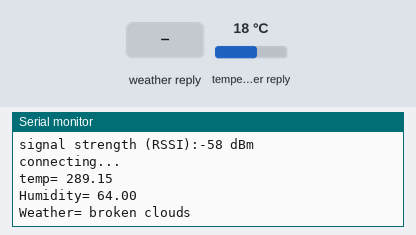
This sketch was run on a simulated ESP8266 (NodeMCU). Parts: the last lines printed to the serial monitor. Inputs (shaded band) come from the test bench; at power-on: temperature in the weather reply 18 °C. WiFi joins after 1.5 s; servers stay silent unless stated; web services answer with replies made up by the test bench.

Above: at 2.7 s.
2.8 s: weather in the web reply set to Clear
At 13.0 s:
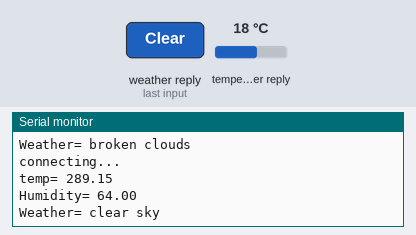
13.9 s: weather in the web reply set to Rain
At 23.1 s:
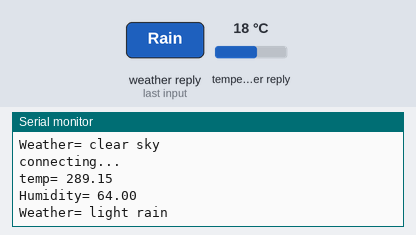
23.9 s: weather in the web reply set to Snow
At 33.2 s:
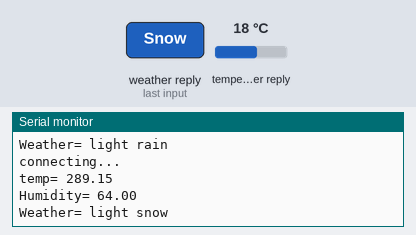
33.9 s: weather in the web reply set to Thunderstorm
At 43.7 s:
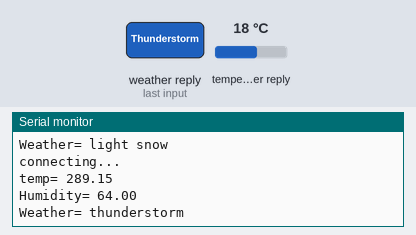
44.0 s: weather in the web reply set to Mist
At 52.8 s:
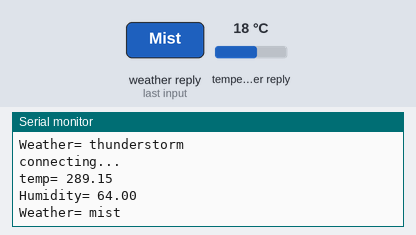

The sketch:

OpenWeatherMapESP8266.ino
```cpp
/*
  * Adapted from code written by Emmanuel Odunlade
  *
  */

#include <ArduinoJson.h>
#include <ESP8266WiFi.h>
#include <WiFiClient.h>

// Replace with your SSID and password details
char ssid[] = "Your WiFi name";
char pass[] = "Your WiFi password";

WiFiClient client;

// Open Weather Map API server name
const char server[] = "api.openweathermap.org";

// Replace the next line to match your city and 2 letter country code
String nameOfCity = "Estes Park,US";


// Replace the next line with your API Key
String apiKey = "Your Key Here";

String text;

int jsonend = 0;
boolean startJson = false;
int status = WL_IDLE_STATUS;
/*
int rainLed = 2;  // Indicates rain
int clearLed = 3; // Indicates clear sky or sunny
int snowLed = 4;  // Indicates snow
int hailLed = 5;  // Indicates hail
*/
#define JSON_BUFF_DIMENSION 2500

unsigned long lastConnectionTime = 10 * 1000;     // last time you connected to the server, in milliseconds
const unsigned long postInterval = 10* 1000;  // posting interval of 10 minutes  (10L * 1000L; 10 seconds delay for testing)

void setup() {

  Serial.begin(9600);

  text.reserve(JSON_BUFF_DIMENSION);

  WiFi.begin(ssid,pass);
  Serial.println("connecting");
  while (WiFi.status() != WL_CONNECTED) {
    delay(500);
    Serial.print(".");
  }
  Serial.println("WiFi Connected");
  printWiFiStatus();
}

void loop() {
  //OWM requires 10mins between request intervals
  //check if 10mins has passed then conect again and pull
  if (millis() - lastConnectionTime > postInterval) {
    // note the time that the connection was made:
    lastConnectionTime = millis();
    makehttpRequest();
  }
}

// print Wifi status
void printWiFiStatus() {
  // print the SSID of the network you're attached to:
  Serial.print("SSID: ");
  Serial.println(WiFi.SSID());

  // print your WiFi shield's IP address:
  IPAddress ip = WiFi.localIP();
  Serial.print("IP Address: ");
  Serial.println(ip);

  // print the received signal strength:
  long rssi = WiFi.RSSI();
  Serial.print("signal strength (RSSI):");
  Serial.print(rssi);
  Serial.println(" dBm");
}

// to request data from OWM
void makehttpRequest() {
  // close any connection before send a new request to allow client make connection to server
  client.stop();

  // if there's a successful connection:
  if (client.connect(server, 80)) {
     Serial.println("connecting...");
    // send the HTTP PUT request:
    client.println("GET /data/2.5/forecast?q=" + nameOfCity + "&APPID=" + apiKey + "&mode=json&units=metric&cnt=2 HTTP/1.1");
    client.println("Host: api.openweathermap.org");
    client.println("User-Agent: ArduinoWiFi/1.1");
    client.println("Connection: close");
    client.println();

    unsigned long timeout = millis();
    while (client.available() == 0) {
      if (millis() - timeout > 5000) {
        Serial.println(">>> Client Timeout !");
        client.stop();
        return;
      }
    }

    char c = 0;
    while (client.available()) {
      c = client.read();
      // since json contains equal number of open and close curly brackets, this means we can determine when a json is completely received  by counting
      // the open and close occurences,
      //Serial.print(c);
      if (c == '{') {
        startJson = true;         // set startJson true to indicate json message has started
        jsonend++;
      }
      if (c == '}') {
        jsonend--;
      }
      if (startJson == true) {
        text += c;
      }
      // if jsonend = 0 then we have have received equal number of curly braces
      if (jsonend == 0 && startJson == true) {
        parseJson(text.c_str());  // parse c string text in parseJson function
        text = "";                // clear text string for the next time
        startJson = false;        // set startJson to false to indicate that a new message has not yet started
      }
    }
  }
  else {
    // if no connction was made:
    Serial.println("connection failed");
    return;
  }
}

//to parse json data recieved from OWM
void parseJson(const char * jsonString) {
  //StaticJsonBuffer<4000> jsonBuffer;
  const size_t bufferSize = 2*JSON_ARRAY_SIZE(1) + JSON_ARRAY_SIZE(2) + 4*JSON_OBJECT_SIZE(1) + 3*JSON_OBJECT_SIZE(2) + 3*JSON_OBJECT_SIZE(4) + JSON_OBJECT_SIZE(5) + 2*JSON_OBJECT_SIZE(7) + 2*JSON_OBJECT_SIZE(8) + 720;
  DynamicJsonBuffer jsonBuffer(bufferSize);

  // FIND FIELDS IN JSON TREE
  JsonObject& root = jsonBuffer.parseObject(jsonString);
  if (!root.success()) {
    Serial.println("parseObject() failed");
    return;
  }

  JsonArray& list = root["list"];
  JsonObject& nowT = list[0];
  JsonObject& later = list[1];

  // including temperature and humidity for those who may wish to hack it in

  String city = root["city"]["name"];

  float tempNow = nowT["main"]["temp"];
  float humidityNow = nowT["main"]["humidity"];
  String weatherNow = nowT["weather"][0]["description"];
Serial.print("temp= ");
Serial.println(tempNow);
Serial.print("Humidity= ");
Serial.println(humidityNow);
Serial.print("Weather= ");
Serial.println(weatherNow);

  float tempLater = later["main"]["temp"];
  float humidityLater = later["main"]["humidity"];
  String weatherLater = later["weather"][0]["description"];

  Serial.println();
}
```

Measured:
- after the input at 2.8 s, the serial monitor: prints a new line after 9.7 s (image 1)
- after the input at 13.9 s, the serial monitor: prints a new line after 8.6 s (image 2)
- after the input at 23.9 s, the serial monitor: prints a new line after 8.6 s (image 3)
- after the input at 33.9 s, the serial monitor: prints a new line after 8.6 s (image 4)
- after the input at 44.0 s, the serial monitor: prints a new line after 8.5 s (image 5)
